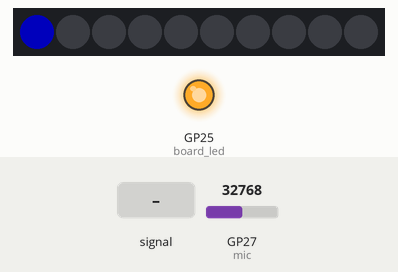
A program run on a simulated Raspberry Pi Pico running CircuitPython. Shown: 10 RGB LEDs in strip order, left to right, output pins drawn as LEDs (lit = HIGH). The inputs (shaded band) are chosen by the test bench; at power-on: GP27 (mic) = 32768 (analog values on the 0–65535 scale). Dim RGB values are drawn brighter than linear.

Above: at 1.2 s.
1.3 s: GP27 (mic) fed a 200 Hz sine of ±29490 counts around its level
At 1.9 s:
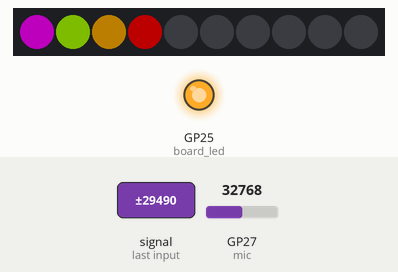
At 2.3 s:
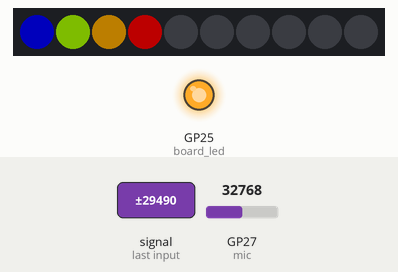
5.0 s: GP27 (mic) set to 0
At 5.4 s:
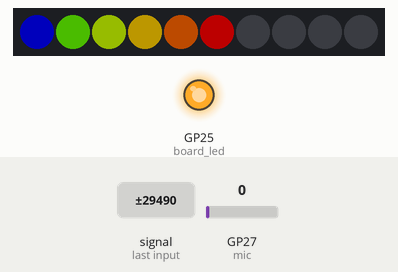
Timing chart, 0 to 8.0 s (numbered marks = the images above; inputs shaded):
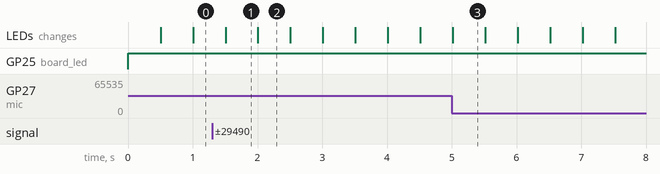

Measured:
- after the input at 1.3 s, the LEDs: change after 0.21 s (image 1)
- what the display in image 1 shows lasts 0.5 s, from 1.5 s to 2.0 s

The program:

mic-with-preamp.py
```python
import time
import board
import digitalio
import busio
import adafruit_dotstar as dotstar
import sys
import analogio
import math


# -------- CONFIG --------
MIC_ADC_PIN       = board.GP27        # ADC0
NUM_LEDS      = 10                # total LEDs
BRIGHTNESS    = 0.3
SAMPLE_RATE   = 8000              # Hz (target)

GAIN        = 3.0               # post-envelope gain multiplier
NOISE_GATE  = 0.01              # envelope floor (0..1)
ENV_ATTACK  = 0.2               # faster rise (0..1) larger = snappier
ENV_RELEASE = 0.02              # slower fall (0..1)
N             = 1024              # FFT size (power of 2)
# LED layout: split strip into 3 equal segments (bass, voice, guitar)
# Adjust if your strip length isn't divisible by 3
# ------------------------

mic = analogio.AnalogIn(MIC_ADC_PIN)

# Helpers to convert ADC 16-bit to 0..1 float
def adc_norm():
    # mic.value is 0..65535 (nominal); divide to normalize
    # return 1
    return mic.value / 65535.0


# Track DC offset with a simple low-pass, subtract to get AC
dc = adc_norm()
env = 0.0

# Optional: simple color gradient (green -> yellow -> red)
def color_for_index(i, lit):
    if i < lit:
        # map 0..lit-1 to 0..1
        t = i / max(lit - 1, 1)
        # green to red via yellow
        r = int(min(1.0, 2*t) * 255)
        g = int(min(1.0, 2*(1 - t)) * 255)
        b = 0
        return (r, g, b)
    return (0, 0, 0)
# Simple FPS pacing
sample_interval = 1.0 / SAMPLE_RATE
last = time.monotonic()

board_led = digitalio.DigitalInOut(board.LED)
board_led.direction = digitalio.Direction.OUTPUT

dots = dotstar.DotStar(board.GP2, board.GP4, 10, brightness=0.3, auto_write=False, pixel_order=dotstar.RGB)


def foo():
    global last, dc, env
    # --- Sample ---
    now = time.monotonic()
    if now - last < sample_interval:
        # light delay to stabilize loop timing
        time.sleep(sample_interval - (now - last))
    last = time.monotonic()

    x = adc_norm()

    # --- DC removal (high-pass) ---
    # slow LPF for DC; alpha ~ 1/1024-ish per sample for smooth tracking
    dc_alpha = 0.002
    dc = (1.0 - dc_alpha) * dc + dc_alpha * x
    ac = x - dc  # centered around ~0

    # --- Rectify & envelope follower ---
    rect = abs(ac)
    # Attack/Release envelope (separate coeffs)
    if rect > env:
        env = (1.0 - ENV_ATTACK) * env + ENV_ATTACK * rect
    else:
        env = (1.0 - ENV_RELEASE) * env + ENV_RELEASE * rect

    # --- Gain, noise gate, clamp ---
    y = max(0.0, env - NOISE_GATE) * GAIN
    y = min(y / (1.0 - NOISE_GATE), 1.0)  # normalize after gating
    y = min(max(y, 0.0), 1.0)

    # --- Log-ish feel (optional): make low volumes more visible ---
    y_display = math.sqrt(y)  # try math.log1p for different feel

    # --- Map to LEDs ---
    lit = int(round(y_display * NUM_LEDS))
    for i in range(NUM_LEDS):
        dots[i] = color_for_index(i, lit)
    dots.show()


while True:
    dots[0] = (0, 0, 255)  # red
    dots.show()
    board_led.value = True
    time.sleep(0.5)
    foo()

    # board_led.value = True
    # time.sleep(0.5)
    # board_led.value = False
    # time.sleep(0.5)
    # # foo()

    dots[0] = (255, 0, 255)  # red
    dots.show()
    time.sleep(0.5)
```
